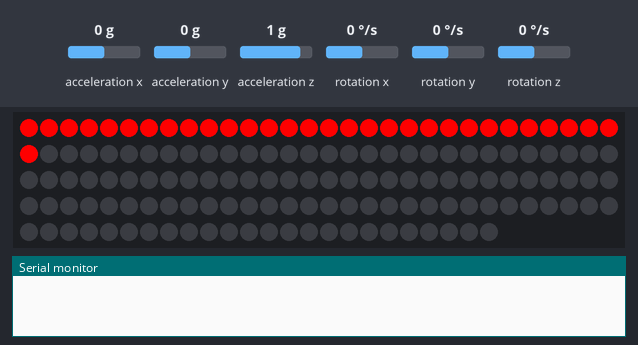
A sketch run on a simulated Arduino Uno, built with avr-gcc and run on an emulated ATmega328P. Shown: 144 RGB LEDs in strip order, left to right, continuing on the next row, the last lines printed to the serial monitor. The test bench sets the inputs (shaded band); at power-on: acceleration z 1 g, acceleration x 0 g, acceleration y 0 g, rotation x 0 °/s, rotation y 0 °/s, rotation z 0 °/s.

Above: at 1.08 s.
At 29.4 s:
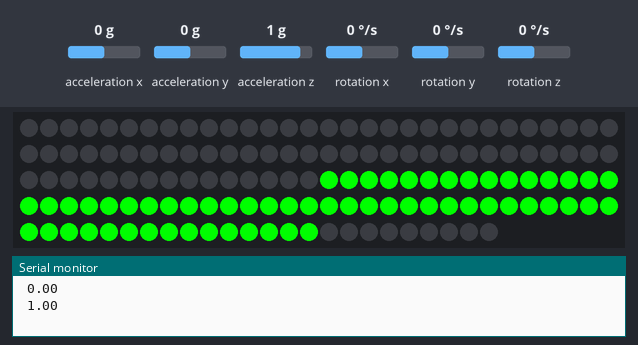
29.5 s: acceleration z set to 0 g
At 31.6 s:
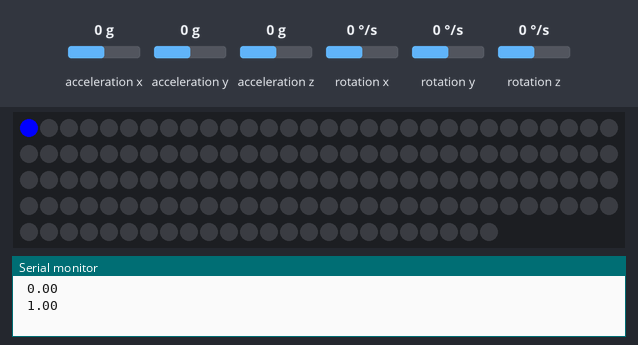

The sketch:

actualCode.ino
```cpp
#include <Adafruit_NeoPixel.h>
#include <CurieIMU.h>
#include <MadgwickAHRS.h>

#define PIN      6
#define N_LEDS 144

Adafruit_NeoPixel strip = Adafruit_NeoPixel(N_LEDS, PIN, NEO_GRB + NEO_KHZ800);

Madgwick filter;
unsigned long microsPerReading, microsPrevious;
float accelScale, gyroScale;

void setup() {
  Serial.begin(9600);

  strip.begin();

  // start the IMU and filter
  CurieIMU.begin();
  CurieIMU.setGyroRate(25);
  CurieIMU.setAccelerometerRate(25);
  filter.begin(25);

  // Set the accelerometer range to 2G
  CurieIMU.setAccelerometerRange(2);
  // Set the gyroscope range to 250 degrees/second
  CurieIMU.setGyroRange(250);

  // initialize variables to pace updates to correct rate
  microsPerReading = 1000000 / 25;
  microsPrevious = micros();

}

void loop() {
  int aix, aiy, aiz;
  int gix, giy, giz;
  float ax, ay, az;
  float gx, gy, gz;
  float roll, pitch, heading;
  unsigned long microsNow;

  chase(strip.Color(255, 0, 0)); // Red
  chase(strip.Color(0, 255, 0)); // Green
  chase(strip.Color(0, 0, 255)); // Blue

  // check if it's time to read data and update the filter
  microsNow = micros();
  if (microsNow - microsPrevious >= microsPerReading) {

    // read raw data from CurieIMU
    CurieIMU.readMotionSensor(aix, aiy, aiz, gix, giy, giz);

    // convert from raw data to gravity and degrees/second units
    ax = convertRawAcceleration(aix);
    ay = convertRawAcceleration(aiy);
    az = convertRawAcceleration(aiz);
    gx = convertRawGyro(gix);
    gy = convertRawGyro(giy);
    gz = convertRawGyro(giz);

    // update the filter, which computes orientation
    filter.updateIMU(gx, gy, gz, ax, ay, az);

    // print the heading, pitch and roll
    roll = filter.getRoll();
    pitch = filter.getPitch();
    heading = filter.getYaw();
    Serial.println("Orientation: ");
//    Serial.print(heading);
    Serial.println(ax);//tell x axis
    Serial.print(" ");
//    Serial.print(pitch);
    Serial.println(ay);//tells y axis
    Serial.print(" ");
    Serial.println(az);//tells z axis
    Serial.print(" ");
 //   Serial.println(roll);

    // increment previous time, so we keep proper pace
    microsPrevious = microsPrevious + microsPerReading;
  }
}

float convertRawAcceleration(int aRaw) {
  // since we are using 2G range
  // -2g maps to a raw value of -32768
  // +2g maps to a raw value of 32767

  float a = (aRaw * 2.0) / 32768.0;
  return a;
}

float convertRawGyro(int gRaw) {
  // since we are using 250 degrees/seconds range
  // -250 maps to a raw value of -32768
  // +250 maps to a raw value of 32767

  float g = (gRaw * 250.0) / 32768.0;
  return g;

}

static void chase(uint32_t c) {
  for(uint16_t i=0; i<strip.numPixels()+60; i++) {
      strip.setPixelColor(i  , c); // Draw new pixel
      strip.setPixelColor(i-60, 0); // Erase pixel a few steps back
      strip.show();
      delay(25);
  }

}
```
